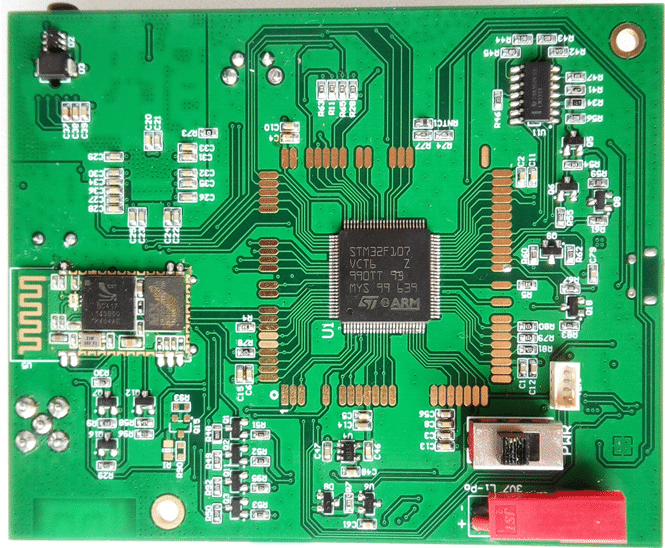
#> input picture images/pcb.png, 665 x 548 px
$ python q2.py
#> lines starting #> are read from the running program, lines starting #| are printed output that depends on the picture; after the words box and inside, x2 and y2 are one past the last pixel; in counts of white or black regions, pixels touching at a corner belong together
import cv2 as cv
import numpy as np

def quantization(img:np.ndarray) -> np.ndarray:
    """
    Aplica clusterização k-means para agrupar os pixels de cores similares.
    O resultado é uma imagem com 2 cores diferentes.

    Parameters:
    img (np.ndarray): Imagem de entrada.

    Returns:
    np.ndarray: Imagem quantizada.
    """
    Z = img.reshape((-1,3)).astype(np.float32)
    K = 2 # no. de clusters

    crit = (cv.TERM_CRITERIA_EPS + cv.TERM_CRITERIA_MAX_ITER, 10, 1.0)
    _, label, center = cv.kmeans(Z, K, None, crit, 10, cv.KMEANS_RANDOM_CENTERS)

    center = np.uint8(center)
    result = center[label.flatten()]
    result = result.reshape((img.shape))

    return result

if __name__ == "__main__":
    img = cv.imread("images/pcb.png", cv.IMREAD_UNCHANGED)
#> img is the input picture: shape (548, 665, 3); mean B, G, R 105.6, 156.2, 70.2
    copy = img.copy() # copia utilizada para desenhar os retangulos

    """
    borra a imagem com filtro de média para uniformizá-la e reduzir o ruído.
    em seguida aplica a quantização.
    """
    blurred = cv.GaussianBlur(img, ksize=(5, 5), sigmaX=3, sigmaY=3)
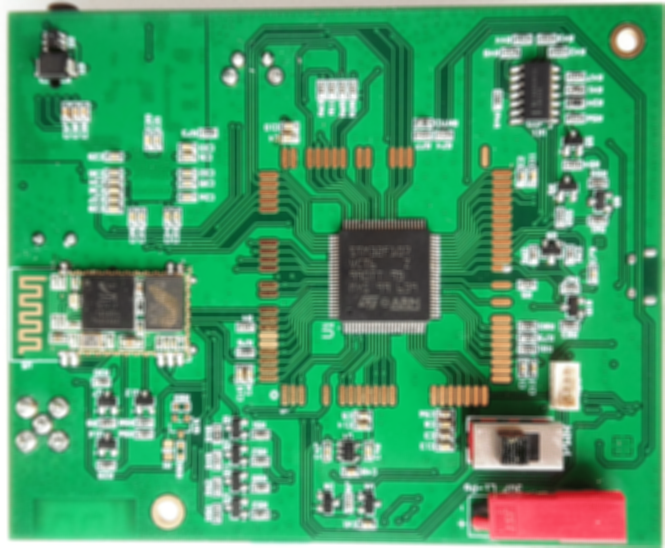
#> blurred: shape (548, 665, 3); mean B, G, R 105.5, 156.2, 70.2
    quantized = quantization(blurred)
#> in quantization, `_, label, center = cv.kmeans(Z, K, None, crit, 10, cv.KMEANS_RANDOM_CE..`: center = [[167.2, 187.2, 181.8], [84.18, 145.5, 31.51]]
#> in quantization, `center = np.uint8(center)`: center = [[167, 187, 181], [84, 145, 31]]
#> in quantization, `result = result.reshape((img.shape))`:
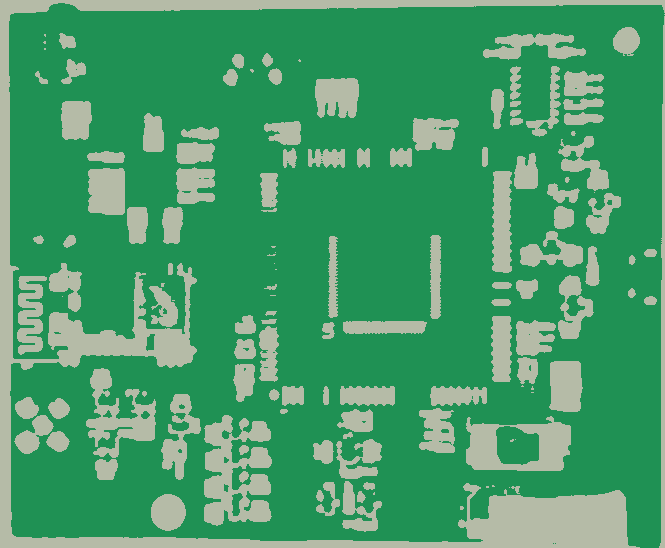
#> result: shape (548, 665, 3); mean B, G, R 105.4, 155.8, 69.6
    quantized = cv.cvtColor(quantized, cv.COLOR_BGR2GRAY)
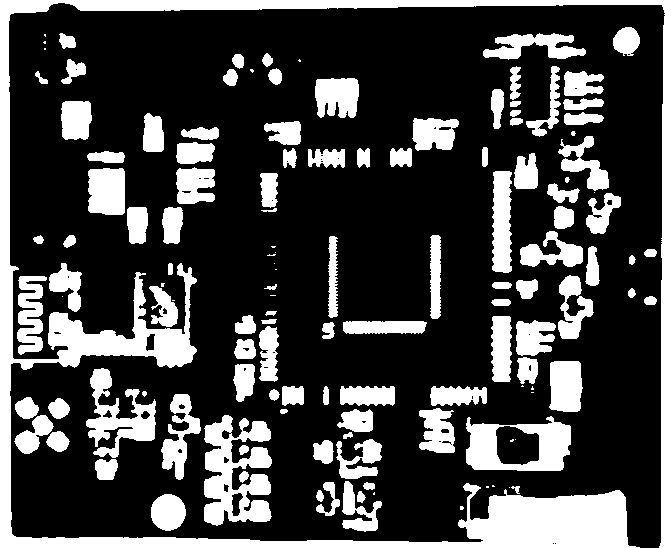
#> quantized: shape (548, 665); values 104 (black) and 183 (white), 25.7% white; 134 white regions (27 under 20 px), largest, box (x1, y1, x2, y2) and area: (0, 0, 665, 548) 28925, (204, 415, 272, 526) 4688, (466, 416, 571, 471) 3303

    """
    O detector de bordas irá contornar as regiões de contraste entre as duas cores da quantização.
    """
    edges = cv.Canny(quantized, 100, 200)
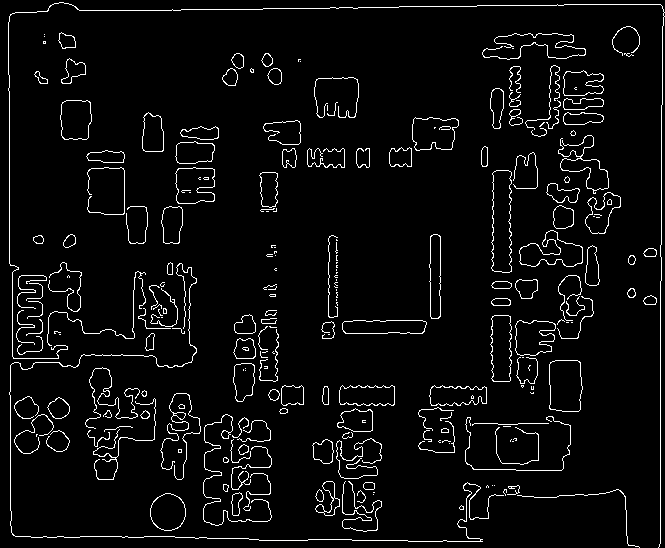
#> edges: shape (548, 665); 4.6% white in thin lines or dots

    """
    Encontra os contornos que estão interconectados, e desenha bounding-boxes ao redor.
    """
    contours, hierarchy = cv.findContours(edges, cv.RETR_TREE, cv.CHAIN_APPROX_SIMPLE)
#> contours = 321 contours, 170 with area under 20; largest, box (x1, y1, x2, y2) and area: (491, 170, 512, 273) 1776, (491, 170, 512, 273) 1753, (549, 360, 583, 412) 1546, (549, 360, 583, 412) 1542, (412, 117, 459, 151) 1235
    for cnt in contours:
        x, y, w, h = cv.boundingRect(cnt)
        cv.rectangle(copy, (x, y), (x+w, y+h), (255, 0, 0), 1)
#> this loop made 321 passes
#> (x, y, w, h) on passes 1 to 3: (459, 505, 5, 5), (459, 505, 5, 5), (373, 494, 1, 1)
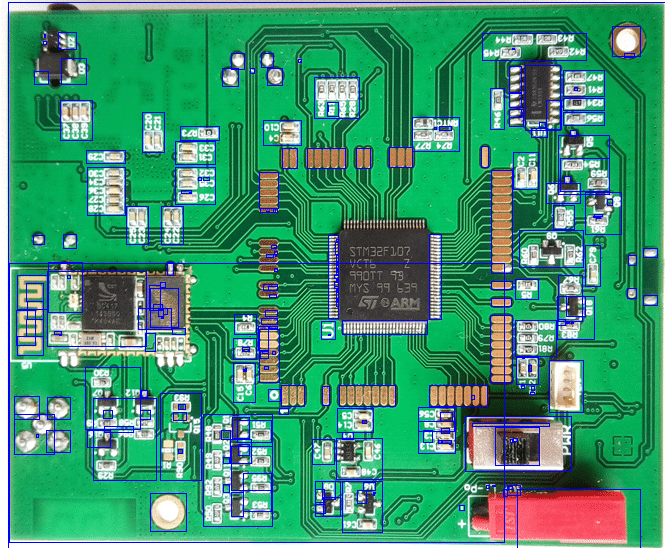
#> copy: shape (548, 665, 3); 5.14% of pixels changed, all inside (x1, y1, x2, y2) = (8, 2, 665, 548)

    cv.imshow("resultado", copy)
    cv.waitKey(0)
    cv.destroyAllWindows()

$ run again, with images/test.jpg saved as images/pcb.png
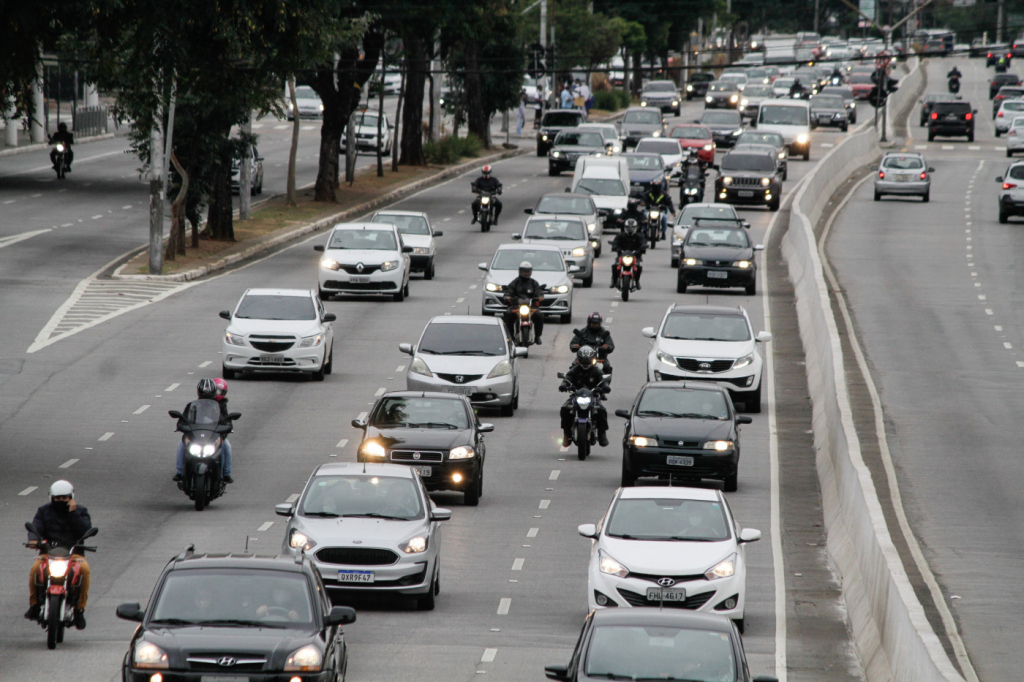
#> input picture images/test.jpg, 1024 x 682 px
#> img is the input picture: shape (682, 1024, 3); mean B, G, R 111.7, 113.1, 113
#> in quantization, `_, label, center = cv.kmeans(Z, K, None, crit, 10, cv.KMEANS_RANDOM_CE..`: center = [[39.3, 42.01, 40.79], [141.3, 142.2, 142.4]]
#> in quantization, `center = np.uint8(center)`: center = [[39, 42, 40], [141, 142, 142]]
#> `quantized = cv.cvtColor(quantized, cv.COLOR_BGR2GRAY)`:
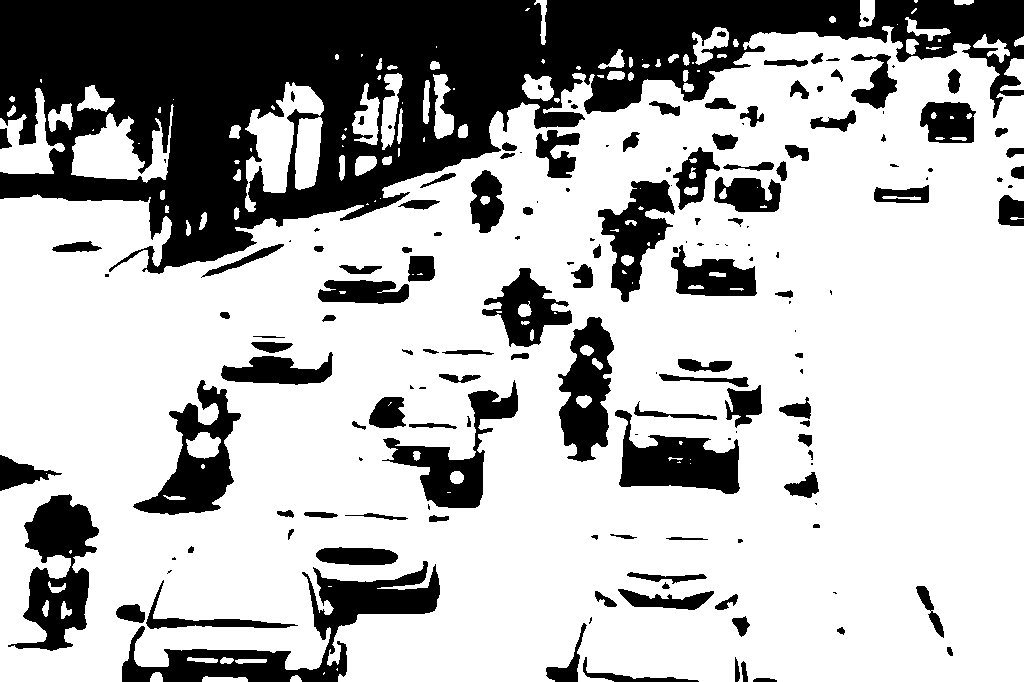
#> quantized: shape (682, 1024); values 41 (black) and 142 (white), 71% white; 167 black regions (50 under 20 px), largest, box (x1, y1, x2, y2) and area: (0, 0, 1024, 274) 119635, (122, 561, 440, 682) 10041, (8, 494, 99, 651) 6909
#> edges: shape (682, 1024); 3.3% white in thin lines or dots
#> contours = 602 contours, 358 with area under 20; largest, box (x1, y1, x2, y2) and area: (713, 176, 781, 212) 1744, (713, 176, 781, 212) 1726, (294, 117, 323, 190) 1599, (294, 117, 323, 190) 1598, (469, 169, 504, 233) 1517
#> the loop `for cnt in contours:` made 602 passes
#> (x, y, w, h) on passes 1, 2, 4: (752, 677, 25, 5), (201, 675, 47, 7), (324, 674, 1, 1)
#> after the loop `for cnt in contours:`:
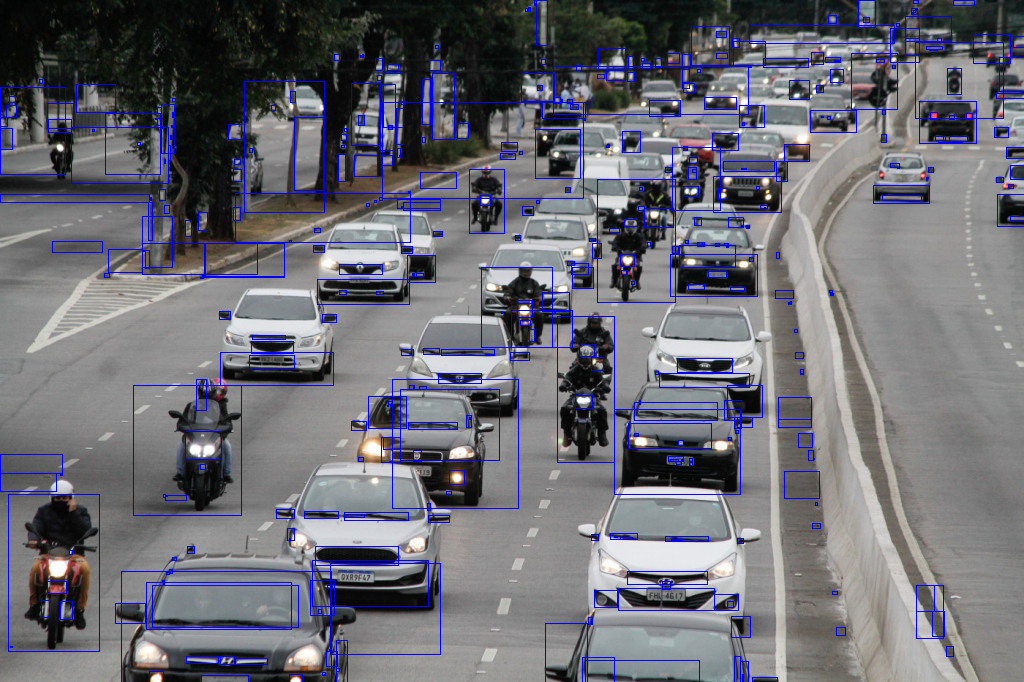
#> copy: shape (682, 1024, 3); 4.14% of pixels changed, all inside (x1, y1, x2, y2) = (0, 0, 1024, 682)
